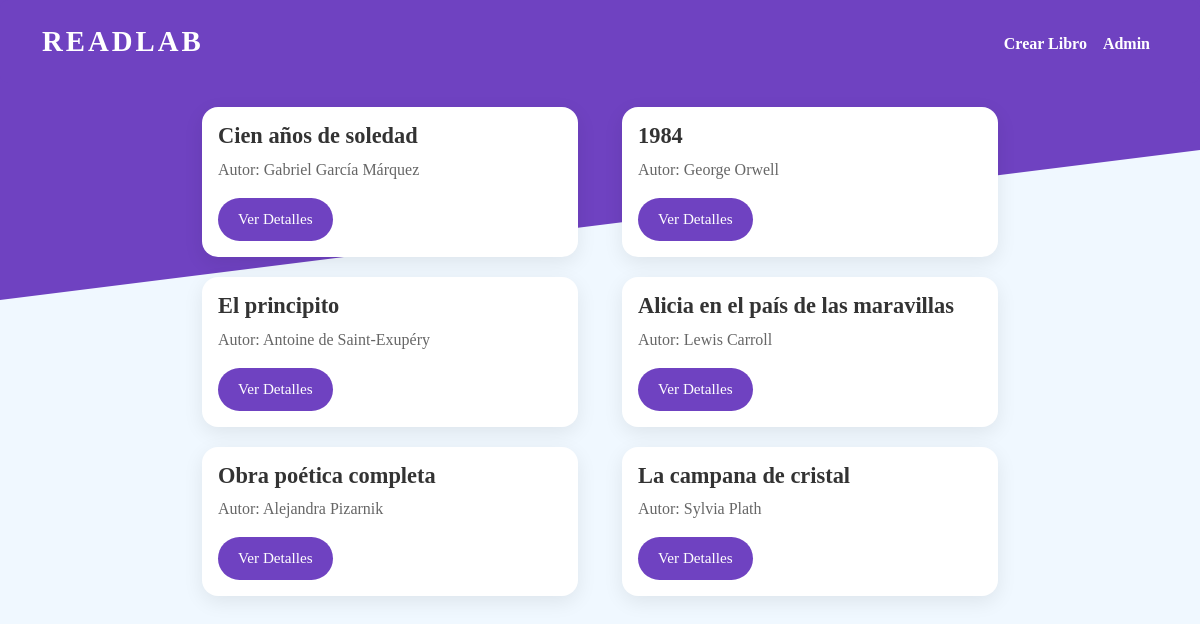
The app's page /libros/ with its own data.
### libros/models.py (models this page shows, shortened)
class Libro(models.Model):
    titulo = models.CharField(max_length=200)
    autor = models.CharField(max_length=100)
    descripcion = models.TextField()
    fecha_publicacion = models.DateField()
    isbn = models.CharField(max_length=13, unique=True)

### libros/views.py (the view)
# urls.py: path('', views.lista_libros, name='lista_libros'),
def lista_libros(request):
    libros = Libro.objects.all()
    return render(request, 'libros/lista_libros.html', {'libros': libros})

### libros/templates/libros/lista_libros.html (shortened to what this page needs)
{% load static %}
<!DOCTYPE html>
<html>
<head>
    <link href="https://cdn.jsdelivr.net/npm/bootstrap@5.3.0/dist/css/bootstrap.min.css" rel="stylesheet">
    <link href="{% static 'css/styles.css' %}" rel="stylesheet">
</head>
<body>
    <div class="background-shape"></div>
    <nav class="navbar navbar-expand-lg navbar-dark">
        <div class="container">
            <a class="navbar-brand" href="{% url 'lista_libros' %}">ReadLab</a>
            <div class="navbar-nav">
                <a class="nav-link" href="{% url 'crear_libro' %}">Crear Libro</a>
                <a class="nav-link" href="/admin/">Admin</a>
            </div>
        </div>
    </nav>
    <div class="container mt-4">
        {% block content %}
        <div class="row">
            {% for libro in libros %}
            <div class="col-md-4">
                <div class="card">
                    <div class="card-body">
                        <h5 class="card-title">{{ libro.titulo }}</h5>
                        <p class="card-text">Autor: {{ libro.autor }}</p>
                        <a href="{% url 'detalle_libro' libro.id %}" class="btn btn-primary">Ver Detalles</a>
                    </div>
                </div>
            </div>
            {% endfor %}
        </div>
        {% endblock %}
    </div>
</body>
</html>

### libros/static/CSS/styles.css (style rules this page uses)
body { background-color: #f0f8ff; font-family: 'Georgia', serif; position: relative; overflow-x: hidden; }
.background-shape { position: absolute; top: 0; left: 0; width: 100%; height: 300px; background: #6f42c1; clip-path: polygon(0 0, 100% 0, 100% 50%, 0 100%); z-index: -1; }
.navbar { background-color: #6f42c1; padding: 15px 30px; display: flex; justify-content: space-between; align-items: center; border-radius: 8px; }
.navbar-brand { color: #ffffff; font-weight: bold; font-size: 1.8rem; text-transform: uppercase; letter-spacing: 3px; }
.navbar-nav { display: flex; flex-direction: column; align-items: flex-end; }
.nav-link { color: #ffffff; font-weight: bold; margin-top: 5px; transition: color 0.4s ease; }
.container { max-width: 1200px; }
.row { display: flex; justify-content: center; gap: 20px; }
.card { border: none; border-radius: 1rem; background: #ffffff; box-shadow: 0 6px 20px rgba(0, 0, 0, 0.08); transition: transform 0.3s ease, box-shadow 0.3s ease; }
.card-title { font-size: 1.4rem; font-weight: 700; color: #333; }
.card-text { color: #666; font-size: 1rem; }
.btn-primary, .btn-secondary { background-color: #6f42c1; border: none; padding: 10px 20px; border-radius: 30px; font-weight: 500; font-size: 0.95rem; transition: background-color 0.3s ease; }

### records on screen
Libro: titulo "Cien años de soledad", autor "Gabriel García Márquez"
Libro: titulo "1984", autor "George Orwell"
Libro: titulo "El principito", autor "Antoine de Saint-Exupéry"
Libro: titulo "Alicia en el país de las maravillas", autor "Lewis Carroll"
Libro: titulo "Obra poética completa", autor "Alejandra Pizarnik"
Libro: titulo "La campana de cristal", autor "Sylvia Plath"
